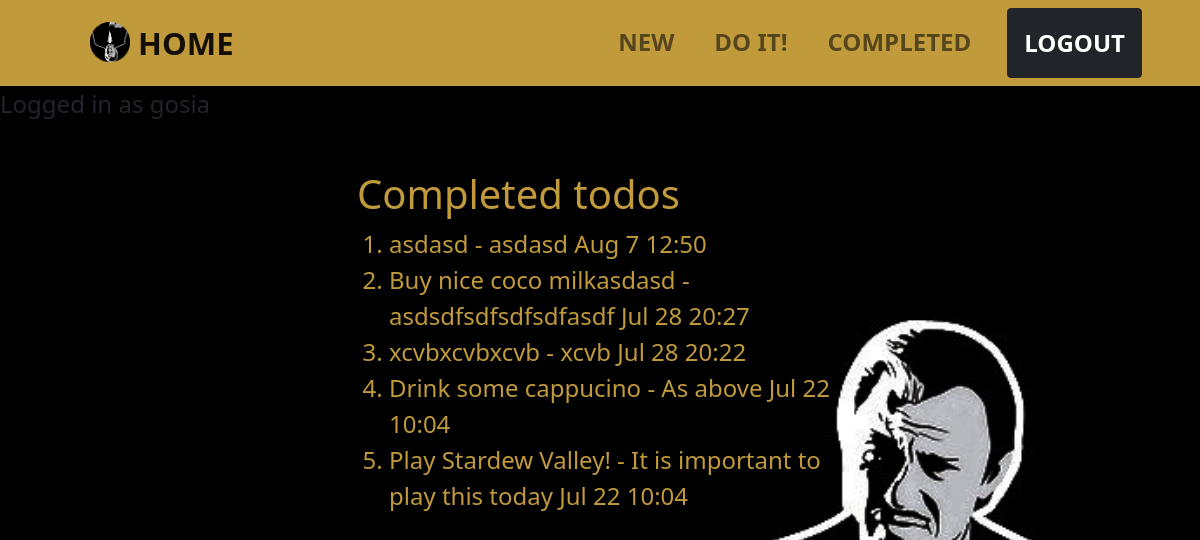
The app's page /completed/ (signed in) with its own data.
### todo/models.py (models this page shows, shortened)
class Todo(models.Model):
    title = models.TextField(max_length=200)
    comment = models.TextField(blank=True)
    created = models.DateTimeField(auto_now_add=True)
    completion_date = models.DateTimeField(null=True, blank=True)
    important = models.BooleanField(default=False)
    user = models.ForeignKey(User, on_delete=models.CASCADE)

### todo/views.py (the view)
@login_required
def completedtodos(request):
    todos = Todo.objects.filter(user=request.user, completion_date__isnull=False).order_by('-completion_date')  # todos only for current user
    return render(request, 'todo/completedtodos.html', {'todos': todos})

### todo/templates/todo/completedtodos.html
{% extends 'todo/base.html' %}
{% block content %}
<div class="row justify-content-center mt-5">
    <div class="col-md-5" style="color: #c19a3c;">
        <h1>Completed todos</h1>
        <ol>
            {% for todo in todos %}
            <li>
                    {% if todo.important %}
                    <b> {{ todo.title }}
                        {% else %}
                    </b> {{ todo.title }}
                    {% endif %}
                    {% if todo.comment %} - {{ todo.comment }}{% endif %}
                    {{ todo.completion_date|date:'M j H:i' }}
            </li>
            {% endfor %}
        </ol>
    </div>
</div>
{% endblock %}

### todo/templates/todo/base.html (shortened to what this page needs)
<!doctype html>
<html lang="en" xmlns="http://www.w3.org/1999/html">
<head>
    <link href="https://cdn.jsdelivr.net/npm/bootstrap@5.0.2/dist/css/bootstrap.min.css" rel="stylesheet"
>
</head>
<body style="background-image: url('/static/img/wolf3.png'); background-position:right top; font-size: 1.5em;">
<nav class="navbar navbar-expand-lg navbar-light fw-bold" style="background-color: #c19a3c;">
    <div class="container">
        <a class="navbar-brand mx-0 mx-lg-5 " href="{% url 'home' %}" style="font-size: 1.3em;">
            <img src="/static/img/wolf5.png" alt="" width="40" height="40" class="d-inline-block align-text-top">
            HOME
        </a>
        <div class="collapse navbar-collapse" id="navbarNav">
            <ul class="navbar-nav ms-auto">
                {% if user.is_authenticated %}
                <li class="nav-item mx-0 mx-lg-1">
                    <a class="nav-link py-3 px-0 px-lg-3" href="{% url 'createtodo' %}">NEW</a>
                </li>
                <li class="nav-item mx-0 mx-lg-1">
                    <a class="nav-link py-3 px-0 px-lg-3" href="{% url 'currenttodos' %}">DO IT!</a>
                </li>
                <li class="nav-item mx-0 mx-lg-1">
                    <a class="nav-link py-3 px-0 px-lg-3" href="{% url 'completedtodos' %}">COMPLETED</a>
                </li>
                <li class="nav-item mx-0 mx-lg-3">
                    <form class="" action="{% url 'logoutuser' %}" method="POST">
                        <button type="submit" class="btn btn-dark py-3 px-0 px-lg-3" style="font-size: 1.0em;">
                            <b>LOGOUT</b></button>
                    </form>
                </li>
                {% endif %}
            </ul>
        </div>
    </div>
</nav>
<div class="">
    {% if user.is_authenticated %}
    Logged in as {{ user.username }}
    {% endif %}
    {% load static %}
    {% block content %}{% endblock %}
</div>
</body>
</html>

### records on screen
Todo: title "asdasd", comment "asdasd", completion_date "Aug 7 12:50"
Todo: title "Buy nice coco milkasdasd", comment "asdsdfsdfsdfsdfasdf", completion_date "Jul 28 20:27"
Todo: title "xcvbxcvbxcvb", comment "xcvb", completion_date "Jul 28 20:22"
Todo: title "Drink some cappucino", comment "As above", completion_date "Jul 22 10:04"
Todo: title "Play Stardew Valley!", comment "It is important to play this today", completion_date "Jul 22 10:04"

### other values on screen
{{ user.username }} "gosia"
